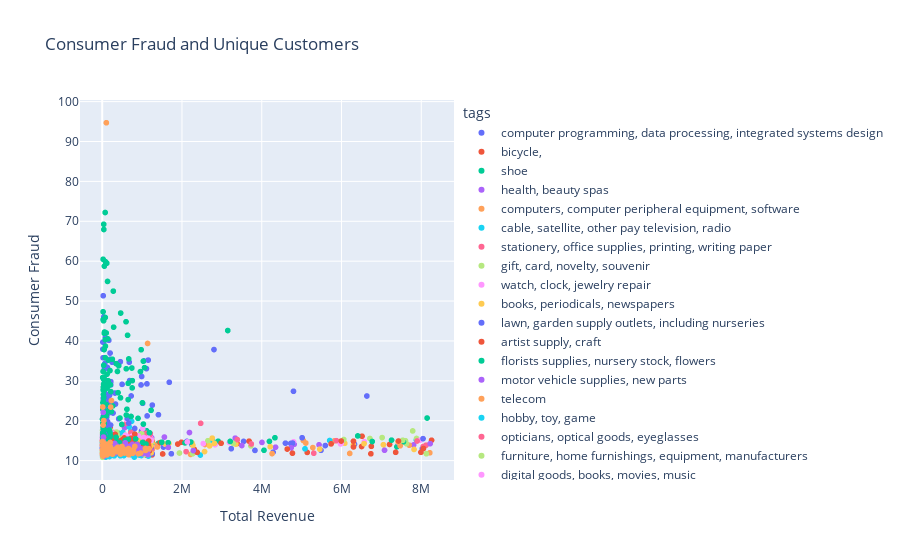

Notebook code for this chart:
### Code cell
fig = px.scatter(dff, x = 'Total Revenue', y = 'Consumer Fraud', color = 'tags' , hover_data=['merchant_abn'], title = 'Consumer Fraud and Unique Customers')
fig.show()

### Figure 1 — Plotly figure (JSON) as saved in the notebook; plotly's stock layout.template omitted (floating-point values rounded to 4 significant figures; data arrays with more than 128 entries replaced by an {"elided": "..."} marker saying what was removed)
{"data": [{"customdata": {"elided": "191x1 str values"}, "hovertemplate": "tags=computer programming, data processing, integrated systems design<br>Total Revenue=%{x}<br>Consumer Fraud=%{y}<br>merchant_abn=%{customdata[0]}<extra></extra>", "legendgroup": "computer programming, data processing, integrated systems design", "marker": {"color": "#636efa", "symbol": "circle"}, "mode": "markers", "name": "computer programming, data processing, integrated systems design", "showlegend": true, "type": "scattergl", "x": {"elided": "191 float values"}, "xaxis": "x", "y": {"elided": "191 float values"}, "yaxis": "y"}, {"customdata": {"elided": "170x1 str values"}, "hovertemplate": "tags=bicycle,<br>Total Revenue=%{x}<br>Consumer Fraud=%{y}<br>merchant_abn=%{customdata[0]}<extra></extra>", "legendgroup": "bicycle,", "marker": {"color": "#EF553B", "symbol": "circle"}, "mode": "markers", "name": "bicycle,", "showlegend": true, "type": "scattergl", "x": {"elided": "170 float values"}, "xaxis": "x", "y": {"elided": "170 float values"}, "yaxis": "y"}, {"customdata": {"elided": "185x1 str values"}, "hovertemplate": "tags=shoe<br>Total Revenue=%{x}<br>Consumer Fraud=%{y}<br>merchant_abn=%{customdata[0]}<extra></extra>", "legendgroup": "shoe", "marker": {"color": "#00cc96", "symbol": "circle"}, "mode": "markers", "name": "shoe", "showlegend": true, "type": "scattergl", "x": {"elided": "185 float values"}, "xaxis": "x", "y": {"elided": "185 float values"}, "yaxis": "y"}, {"customdata": {"elided": "164x1 str values"}, "hovertemplate": "tags=health, beauty spas<br>Total Revenue=%{x}<br>Consumer Fraud=%{y}<br>merchant_abn=%{customdata[0]}<extra></extra>", "legendgroup": "health, beauty spas", "marker": {"color": "#ab63fa", "symbol": "circle"}, "mode": "markers", "name": "health, beauty spas", "showlegend": true, "type": "scattergl", "x": {"elided": "164 float values"}, "xaxis": "x", "y": {"elided": "164 float values"}, "yaxis": "y"}, {"customdata": {"elided": "181x1 str values"}, "hovertemplate": "tags=computers, computer peripheral equipment, software<br>Total Revenue=%{x}<br>Consumer Fraud=%{y}<br>merchant_abn=%{customdata[0]}<extra></extra>", "legendgroup": "computers, computer peripheral equipment, software", "marker": {"color": "#FFA15A", "symbol": "circle"}, "mode": "markers", "name": "computers, computer peripheral equipment, software", "showlegend": true, "type": "scattergl", "x": {"elided": "181 float values"}, "xaxis": "x", "y": {"elided": "181 float values"}, "yaxis": "y"}, {"customdata": {"elided": "175x1 str values"}, "hovertemplate": "tags=cable, satellite, other pay television, radio<br>Total Revenue=%{x}<br>Consumer Fraud=%{y}<br>merchant_abn=%{customdata[0]}<extra></extra>", "legendgroup": "cable, satellite, other pay television, radio", "marker": {"color": "#19d3f3", "symbol": "circle"}, "mode": "markers", "name": "cable, satellite, other pay television, radio", "showlegend": true, "type": "scattergl", "x": {"elided": "175 float values"}, "xaxis": "x", "y": {"elided": "175 float values"}, "yaxis": "y"}, {"customdata": {"elided": "161x1 str values"}, "hovertemplate": "tags=stationery, office supplies, printing, writing paper<br>Total Revenue=%{x}<br>Consumer Fraud=%{y}<br>merchant_abn=%{customdata[0]}<extra></extra>", "legendgroup": "stationery, office supplies, printing, writing paper", "marker": {"color": "#FF6692", "symbol": "circle"}, "mode": "markers", "name": "stationery, office supplies, printing, writing paper", "showlegend": true, "type": "scattergl", "x": {"elided": "161 float values"}, "xaxis": "x", "y": {"elided": "161 float values"}, "yaxis": "y"}, {"customdata": {"elided": "182x1 str values"}, "hovertemplate": "tags=gift, card, novelty, souvenir<br>Total Revenue=%{x}<br>Consumer Fraud=%{y}<br>merchant_abn=%{customdata[0]}<extra></extra>", "legendgroup": "gift, card, novelty, souvenir", "marker": {"color": "#B6E880", "symbol": "circle"}, "mode": "markers", "name": "gift, card, novelty, souvenir", "showlegend": true, "type": "scattergl", "x": {"elided": "182 float values"}, "xaxis": "x", "y": {"elided": "182 float values"}, "yaxis": "y"}, {"customdata": {"elided": "170x1 str values"}, "hovertemplate": "tags=watch, clock, jewelry repair<br>Total Revenue=%{x}<br>Consumer Fraud=%{y}<br>merchant_abn=%{customdata[0]}<extra></extra>", "legendgroup": "watch, clock, jewelry repair", "marker": {"color": "#FF97FF", "symbol": "circle"}, "mode": "markers", "name": "watch, clock, jewelry repair", "showlegend": true, "type": "scattergl", "x": {"elided": "170 float values"}, "xaxis": "x", "y": {"elided": "170 float values"}, "yaxis": "y"}, {"customdata": {"elided": "164x1 str values"}, "hovertemplate": "tags=books, periodicals, newspapers<br>Total Revenue=%{x}<br>Consumer Fraud=%{y}<br>merchant_abn=%{customdata[0]}<extra></extra>", "legendgroup": "books, periodicals, newspapers", "marker": {"color": "#FECB52", "symbol": "circle"}, "mode": "markers", "name": "books, periodicals, newspapers", "showlegend": true, "type": "scattergl", "x": {"elided": "164 float values"}, "xaxis": "x", "y": {"elided": "164 float values"}, "yaxis": "y"}, {"customdata": {"elided": "153x1 str values"}, "hovertemplate": "tags=lawn, garden supply outlets, including nurseries<br>Total Revenue=%{x}<br>Consumer Fraud=%{y}<br>merchant_abn=%{customdata[0]}<extra></extra>", "legendgroup": "lawn, garden supply outlets, including nurseries", "marker": {"color": "#636efa", "symbol": "circle"}, "mode": "markers", "name": "lawn, garden supply outlets, including nurseries", "showlegend": true, "type": "scattergl", "x": {"elided": "153 float values"}, "xaxis": "x", "y": {"elided": "153 float values"}, "yaxis": "y"}, {"customdata": {"elided": "193x1 str values"}, "hovertemplate": "tags=artist supply, craft<br>Total Revenue=%{x}<br>Consumer Fraud=%{y}<br>merchant_abn=%{customdata[0]}<extra></extra>", "legendgroup": "artist supply, craft", "marker": {"color": "#EF553B", "symbol": "circle"}, "mode": "markers", "name": "artist supply, craft", "showlegend": true, "type": "scattergl", "x": {"elided": "193 float values"}, "xaxis": "x", "y": {"elided": "193 float values"}, "yaxis": "y"}, {"customdata": {"elided": "180x1 str values"}, "hovertemplate": "tags=florists supplies, nursery stock, flowers<br>Total Revenue=%{x}<br>Consumer Fraud=%{y}<br>merchant_abn=%{customdata[0]}<extra></extra>", "legendgroup": "florists supplies, nursery stock, flowers", "marker": {"color": "#00cc96", "symbol": "circle"}, "mode": "markers", "name": "florists supplies, nursery stock, flowers", "showlegend": true, "type": "scattergl", "x": {"elided": "180 float values"}, "xaxis": "x", "y": {"elided": "180 float values"}, "yaxis": "y"}, {"customdata": {"elided": "151x1 str values"}, "hovertemplate": "tags=motor vehicle supplies, new parts<br>Total Revenue=%{x}<br>Consumer Fraud=%{y}<br>merchant_abn=%{customdata[0]}<extra></extra>", "legendgroup": "motor vehicle supplies, new parts", "marker": {"color": "#ab63fa", "symbol": "circle"}, "mode": "markers", "name": "motor vehicle supplies, new parts", "showlegend": true, "type": "scattergl", "x": {"elided": "151 float values"}, "xaxis": "x", "y": {"elided": "151 float values"}, "yaxis": "y"}, {"customdata": [["20549656225"], ["36961482719"], ["88652114856"], ["59659309503"], ["54790190524"], ["69133284840"], ["78403451584"], ["40084144447"], ["35754571357"], ["17073441842"], ["80347921120"], ["35267193658"], ["93932766844"], ["71361928741"], ["51479541036"], ["66748498849"], ["55407818029"], ["43833568675"], ["62924351636"], ["82368304209"], ["22926973508"], ["71475747855"], ["82329510503"], ["50589958690"], ["58899084497"], ["60470122582"], ["92596271102"], ["32934378210"], ["49069349536"], ["20497101151"], ["12161076724"], ["30780133873"], ["16143938351"], ["25228131129"], ["73973714129"], ["98020727651"], ["82642449321"], ["36461610866"], ["43828324372"], ["41704070214"], ["52388886012"], ["93720983561"], ["82044452251"], ["68874243493"], ["89618228232"], ["82465857700"], ["95594775419"], ["80116239104"], ["70805280228"], ["87203239896"], ["43426057710"], ["56191979620"], ["62692834922"], ["31552582037"], ["82545351270"], ["95037235405"], ["61310985405"], ["91426391836"], ["80932809713"], ["88999491954"], ["85444000471"], ["98400051901"], ["45875784130"], ["74874670528"], ["97089682451"], ["81836621910"], ["97088280855"], ["56766066037"], ["95938358124"], ["91218779711"], ["20017721725"], ["78040474274"], ["72064300998"], ["43930439013"], ["69431337574"], ["91062920626"], ["77990807356"], ["47192976569"], ["48290289285"], ["32173481131"], ["61085944703"], ["20836895545"], ["12182018430"], ["88848010071"], ["63975991689"], ["43454001249"], ["26763947687"], ["93740493847"], ["19458945909"], ["85449177396"], ["93260930990"], ["96806981644"], ["35911782646"], ["90522979771"], ["97860823526"], ["21166782413"], ["73376110977"], ["70754621933"], ["17799557745"], ["56018978883"], ["29166700531"], ["34621449599"], ["25624067782"], ["97638827169"], ["31153557593"], ["49784932478"], ["76117653301"], ["46471185478"], ["92693781303"], ["75289356942"], ["92482981458"], ["67920961191"], ["16002602393"], ["45237488374"], ["72758063852"], ["53415858879"], ["37351880405"], ["76419655212"], ["59274084898"], ["72897360319"], ["19633197919"], ["61941120453"], ["51294980477"], ["15457638036"], ["70814127470"]], "hovertemplate": "tags=telecom<br>Total Revenue=%{x}<br>Consumer Fraud=%{y}<br>merchant_abn=%{customdata[0]}<extra></extra>", "legendgroup": "telecom", "marker": {"color": "#FFA15A", "symbol": "circle"}, "mode": "markers", "name": "telecom", "showlegend": true, "type": "scattergl", "x": [967300.0, 319700.0, 605500.0, 274200.0, 49900.0, 31820.0, 164000.0, 31960.0, 42570.0, 599200.0, 33310.0, 39410.0, 58090.0, 875100.0, 293600.0, 23370.0, 206300.0, 771300.0, 29730.0, 8214000.0, 197300.0, 17420.0, 34080.0, 2216000.0, 22330.0, 172300.0, 16690.0, 125400.0, 932400.0, 532500.0, 43890.0, 40750.0, 211900.0, 359300.0, 199800.0, 74940.0, 128300.0, 297600.0, 40760.0, 48450.0, 91160.0, 21820.0, 1128000.0, 778300.0, 14460.0, 36980.0, 37200.0, 166300.0, 413000.0, 23010.0, 27790.0, 137800.0, 1051000.0, 34900.0, 1230000.0, 35790.0, 647600.0, 45510.0, 97080.0, 13470.0, 33360.0, 320300.0, 46380.0, 1116000.0, 122500.0, 1156000.0, 500500.0, 7469.0, 207100.0, 49320.0, 26160.0, 22150.0, 28940.0, 662600.0, 28780.0, 28540.0, 1162000.0, 35690.0, 772100.0, 278500.0, 797900.0, 22340.0, 14080.0, 34250.0, 28200.0, 46650.0, 69130.0, 41880.0, 24780.0, 105000.0, 7470000.0, 42990.0, 876800.0, 977300.0, 1116000.0, 28420.0, 169100.0, 193700.0, 16770.0, 25030.0, 11890.0, 698200.0, 757000.0, 62970.0, 18290.0, 36530.0, 37900.0, 62280.0, 94140.0, 18190.0, 74210.0, 849600.0, 28500.0, 31580.0, 177700.0, 140600.0, 30400.0, 17680.0, 906000.0, 1054000.0, 651900.0, 13440.0, 28070.0, 11810.0, 13520.0], "xaxis": "x", "y": [13.55, 12.56, 11.94, 12.1, 13.08, 13.69, 13.6, 13.29, 11.91, 12.79, 11.92, 11.69, 12.41, 11.83, 14.31, 11.68, 12.92, 12.36, 11.77, 11.95, 13.76, 14.59, 15.29, 11.55, 12.43, 11.63, 11.26, 12.15, 13.09, 12.1, 12.19, 14.12, 13.3, 14.73, 13.75, 12.3, 12.94, 11.73, 14.63, 13.29, 12.24, 12.05, 11.8, 12.93, 14.4, 11.86, 15.4, 12.43, 13.63, 11.11, 11.48, 11.77, 12.44, 12.95, 11.95, 12.96, 11.69, 11.61, 11.57, 12.35, 14.34, 13.61, 13.45, 13.02, 11.7, 13.0, 12.15, 14.9, 11.97, 12.96, 11.35, 11.41, 20.85, 12.23, 14.82, 11.48, 12.01, 11.22, 12.03, 11.89, 11.98, 11.51, 12.65, 14.84, 13.72, 11.49, 12.91, 12.69, 11.85, 12.01, 13.71, 13.39, 11.43, 13.17, 12.04, 11.23, 11.88, 12.49, 12.36, 11.46, 11.58, 13.47, 12.05, 11.6, 11.89, 12.99, 11.74, 11.64, 13.66, 12.07, 12.81, 12.19, 15.11, 11.78, 12.93, 12.44, 12.04, 11.71, 12.16, 11.47, 11.79, 11.51, 11.9, 12.67, 13.89], "yaxis": "y"}, {"customdata": {"elided": "142x1 str values"}, "hovertemplate": "tags=hobby, toy, game<br>Total Revenue=%{x}<br>Consumer Fraud=%{y}<br>merchant_abn=%{customdata[0]}<extra></extra>", "legendgroup": "hobby, toy, game", "marker": {"color": "#19d3f3", "symbol": "circle"}, "mode": "markers", "name": "hobby, toy, game", "showlegend": true, "type": "scattergl", "x": {"elided": "142 float values"}, "xaxis": "x", "y": {"elided": "142 float values"}, "yaxis": "y"}, {"customdata": {"elided": "151x1 str values"}, "hovertemplate": "tags=opticians, optical goods, eyeglasses<br>Total Revenue=%{x}<br>Consumer Fraud=%{y}<br>merchant_abn=%{customdata[0]}<extra></extra>", "legendgroup": "opticians, optical goods, eyeglasses", "marker": {"color": "#FF6692", "symbol": "circle"}, "mode": "markers", "name": "opticians, optical goods, eyeglasses", "showlegend": true, "type": "scattergl", "x": {"elided": "151 float values"}, "xaxis": "x", "y": {"elided": "151 float values"}, "yaxis": "y"}, {"customdata": {"elided": "182x1 str values"}, "hovertemplate": "tags=furniture, home furnishings, equipment, manufacturers<br>Total Revenue=%{x}<br>Consumer Fraud=%{y}<br>merchant_abn=%{customdata[0]}<extra></extra>", "legendgroup": "furniture, home furnishings, equipment, manufacturers", "marker": {"color": "#B6E880", "symbol": "circle"}, "mode": "markers", "name": "furniture, home furnishings, equipment, manufacturers", "showlegend": true, "type": "scattergl", "x": {"elided": "182 float values"}, "xaxis": "x", "y": {"elided": "182 float values"}, "yaxis": "y"}, {"customdata": {"elided": "195x1 str values"}, "hovertemplate": "tags=digital goods, books, movies, music<br>Total Revenue=%{x}<br>Consumer Fraud=%{y}<br>merchant_abn=%{customdata[0]}<extra></extra>", "legendgroup": "digital goods, books, movies, music", "marker": {"color": "#FF97FF", "symbol": "circle"}, "mode": "markers", "name": "digital goods, books, movies, music", "showlegend": true, "type": "scattergl", "x": {"elided": "195 float values"}, "xaxis": "x", "y": {"elided": "195 float values"}, "yaxis": "y"}, {"customdata": {"elided": "167x1 str values"}, "hovertemplate": "tags=music, musical instruments, pianos, sheet music<br>Total Revenue=%{x}<br>Consumer Fraud=%{y}<br>merchant_abn=%{customdata[0]}<extra></extra>", "legendgroup": "music, musical instruments, pianos, sheet music", "marker": {"color": "#FECB52", "symbol": "circle"}, "mode": "markers", "name": "music, musical instruments, pianos, sheet music", "showlegend": true, "type": "scattergl", "x": {"elided": "167 float values"}, "xaxis": "x", "y": {"elided": "167 float values"}, "yaxis": "y"}, {"customdata": [["23812847062"], ["19340071232"], ["41331227038"], ["33068332703"], ["99022662131"], ["19492220327"], ["93378757859"], ["86744504251"], ["38918664617"], ["36502394145"], ["43838212570"], ["90918180829"], ["23709946765"], ["26793253394"], ["29253286472"], ["51087215585"], ["72760991600"], ["58495294020"], ["12240378188"], ["30900210196"], ["77334889816"], ["39700611505"], ["75265429612"], ["28639309109"], ["66228393506"], ["24212300522"], ["16156289887"], ["86621434137"], ["64143552561"], ["29027010572"], ["47441593515"], ["16377211887"], ["21263722044"], ["57860746842"], ["80837517456"], ["99473039626"], ["46898641989"], ["21158149109"], ["20233857661"], ["59039508122"], ["97590358496"], ["85626017907"], ["69184324876"], ["93267734067"], ["10881038707"], ["10596295795"], ["56806164521"], ["28449116125"], ["37815517789"], ["86889657711"], ["82736268897"], ["43083074133"], ["65276790047"], ["64648788229"], ["55555661470"], ["53829845678"], ["65959377833"], ["62688594508"], ["12983555508"], ["29623808496"], ["30769373086"], ["38049816588"], ["11134994590"], ["21350600012"], ["44345785419"], ["15043504837"], ["93110588804"], ["67213521157"], ["46537010521"], ["21073645356"], ["55092047467"], ["49514806178"], ["65168284301"], ["11800043583"], ["79143633916"], ["74959624448"], ["32493270774"], ["24674067743"], ["25707254891"], ["93263170091"], ["14530561097"], ["36105696102"], ["78949485914"], ["29505435279"], ["69893361647"], ["86201937910"], ["10165489824"], ["34455283435"], ["24526454463"], ["86791380020"], ["81548651453"]], "hovertemplate": "tags=jewelry, watch, clock, silverware<br>Total Revenue=%{x}<br>Consumer Fraud=%{y}<br>merchant_abn=%{customdata[0]}<extra></extra>", "legendgroup": "jewelry, watch, clock, silverware", "marker": {"color": "#636efa", "symbol": "circle"}, "mode": "markers", "name": "jewelry, watch, clock, silverware", "showlegend": true, "type": "scattergl", "x": [726100.0, 25320.0, 154200.0, 45330.0, 678300.0, 6636000.0, 165900.0, 138600.0, 166200.0, 133000.0, 271200.0, 4796000.0, 1126000.0, 203500.0, 1410000.0, 30930.0, 168600.0, 1109000.0, 97940.0, 63280.0, 321300.0, 105900.0, 121000.0, 44190.0, 989100.0, 16070.0, 12710.0, 36490.0, 73720.0, 65260.0, 51680.0, 84910.0, 158900.0, 1121000.0, 72140.0, 135800.0, 666300.0, 216200.0, 38310.0, 686800.0, 455700.0, 184000.0, 197000.0, 16390.0, 58460.0, 973300.0, 170600.0, 1256000.0, 75750.0, 1043000.0, 50450.0, 1014000.0, 209300.0, 6366.0, 55680.0, 34380.0, 18920.0, 21110.0, 50530.0, 15210.0, 14670.0, 99220.0, 412900.0, 36810.0, 1154000.0, 2803000.0, 203400.0, 32090.0, 25660.0, 114900.0, 137300.0, 131200.0, 104600.0, 113600.0, 182900.0, 156300.0, 627300.0, 168700.0, 333200.0, 13120.0, 1682000.0, 498800.0, 156300.0, 248400.0, 214800.0, 27880.0, 35540.0, 40590.0, 21080.0, 18210.0, 34960.0], "xaxis": "x", "y": [26.21, 25.63, 17.07, 30.63, 34.68, 26.2, 21.96, 15.08, 40.17, 19.79, 21.93, 27.38, 21.21, 35.44, 21.51, 21.24, 26.22, 33.07, 23.16, 16.53, 26.95, 33.17, 25.92, 14.75, 31.1, 37.93, 16.04, 39.71, 40.78, 34.35, 33.63, 28.47, 16.72, 29.24, 15.99, 18.42, 19.38, 29.79, 46.02, 30.06, 34.79, 26.42, 36.97, 39.71, 26.14, 28.97, 24.64, 23.92, 29.9, 35.01, 17.34, 24.37, 18.92, 13.16, 33.24, 16.63, 16.48, 35.78, 27.2, 15.76, 13.88, 22.67, 20.49, 25.16, 35.2, 37.84, 29.69, 30.67, 51.33, 20.95, 25.17, 33.35, 28.98, 25.33, 18.69, 29.84, 20.61, 26.66, 24.18, 15.7, 29.64, 29.12, 17.98, 34.67, 28.97, 27.68, 24.06, 29.27, 20.78, 16.55, 30.5], "yaxis": "y"}, {"customdata": {"elided": "178x1 str values"}, "hovertemplate": "tags=tent, awning<br>Total Revenue=%{x}<br>Consumer Fraud=%{y}<br>merchant_abn=%{customdata[0]}<extra></extra>", "legendgroup": "tent, awning", "marker": {"color": "#EF553B", "symbol": "circle"}, "mode": "markers", "name": "tent, awning", "showlegend": true, "type": "scattergl", "x": {"elided": "178 float values"}, "xaxis": "x", "y": {"elided": "178 float values"}, "yaxis": "y"}, {"customdata": {"elided": "129x1 str values"}, "hovertemplate": "tags=antique, repairs, restoration<br>Total Revenue=%{x}<br>Consumer Fraud=%{y}<br>merchant_abn=%{customdata[0]}<extra></extra>", "legendgroup": "antique, repairs, restoration", "marker": {"color": "#00cc96", "symbol": "circle"}, "mode": "markers", "name": "antique, repairs, restoration", "showlegend": true, "type": "scattergl", "x": {"elided": "129 float values"}, "xaxis": "x", "y": {"elided": "129 float values"}, "yaxis": "y"}, {"customdata": {"elided": "134x1 str values"}, "hovertemplate": "tags=equipment, tool, furniture, appliance rental, leasing<br>Total Revenue=%{x}<br>Consumer Fraud=%{y}<br>merchant_abn=%{customdata[0]}<extra></extra>", "legendgroup": "equipment, tool, furniture, appliance rental, leasing", "marker": {"color": "#ab63fa", "symbol": "circle"}, "mode": "markers", "name": "equipment, tool, furniture, appliance rental, leasing", "showlegend": true, "type": "scattergl", "x": {"elided": "134 float values"}, "xaxis": "x", "y": {"elided": "134 float values"}, "yaxis": "y"}, {"customdata": [["96141360246"], ["11149063370"], ["18905299698"], ["42077919948"], ["99785979138"], ["47103021057"], ["73463200282"], ["48624093501"], ["31400548982"], ["59079680636"], ["86710922099"], ["60641607697"], ["76183421494"], ["55661978105"], ["44527459864"], ["95824231566"], ["34564250941"], ["80779713037"], ["76818455401"], ["20803442676"], ["27397535742"], ["11975295389"], ["17611272180"], ["35787272183"], ["93096883450"], ["41686800806"], ["32021853619"], ["14626521979"], ["27014190836"], ["47797405944"], ["17476208631"], ["43801715289"], ["43437492698"], ["26788127465"], ["61675439608"], ["57223200264"], ["20352820919"], ["21755625204"], ["79377496749"], ["42454170286"], ["67264251405"], ["10739268011"], ["89133730546"], ["48220830699"], ["20781273791"], ["25737175575"], ["93113531213"], ["42392117775"], ["95005191321"], ["58680132589"], ["22883189698"], ["28159278322"], ["39469369640"], ["73792600690"], ["84228395458"], ["52266154043"], ["41305045812"], ["42665580539"], ["22248828825"], ["88745863985"], ["99776743787"], ["52034783403"], ["77924688488"], ["98253764162"], ["27851049264"], ["32566134208"], ["31471844679"], ["35260204943"], ["68233865253"], ["49285644021"], ["22019281430"], ["44344566262"], ["87076215407"], ["66069111675"], ["77747303845"], ["97598804219"], ["87915290368"], ["70580157002"], ["27518736748"], ["66522814831"], ["99807059634"], ["19401969640"], ["74116888698"], ["44539609516"], ["28490495118"], ["47422313909"], ["63907965541"], ["76094539803"], ["60123474601"], ["90976587185"], ["94951665897"], ["32873803804"], ["37106509177"], ["58420836090"], ["53300696557"], ["45907060380"], ["31337247877"], ["46079095809"], ["15795298692"], ["80067991455"], ["56945094143"], ["65415777658"], ["51390118767"], ["72361927236"], ["74337286955"], ["52969453577"], ["36628336616"], ["99420575685"], ["17208085375"], ["46429297007"], ["98166254020"], ["78908309708"]], "hovertemplate": "tags=art dealers, galleries<br>Total Revenue=%{x}<br>Consumer Fraud=%{y}<br>merchant_abn=%{customdata[0]}<extra></extra>", "legendgroup": "art dealers, galleries", "marker": {"color": "#FFA15A", "symbol": "circle"}, "mode": "markers", "name": "art dealers, galleries", "showlegend": true, "type": "scattergl", "x": [27320.0, 1138000.0, 707600.0, 129500.0, 6075.0, 31170.0, 495400.0, 962500.0, 40620.0, 15870.0, 4258000.0, 30730.0, 201200.0, 558100.0, 154500.0, 16310.0, 905100.0, 327000.0, 27550.0, 31260.0, 483000.0, 28820.0, 78020.0, 44070.0, 763300.0, 18290.0, 44680.0, 12760.0, 76290.0, 24910.0, 179500.0, 462500.0, 15330.0, 15770.0, 193600.0, 1088000.0, 21210.0, 18600.0, 459700.0, 30710.0, 103800.0, 19260.0, 12430.0, 154500.0, 41980.0, 33290.0, 11170.0, 22260.0, 45580.0, 28320.0, 15030.0, 257100.0, 35830.0, 659200.0, 114300.0, 10770.0, 760500.0, 337600.0, 269700.0, 15660.0, 11820.0, 42240.0, 778300.0, 816900.0, 1176000.0, 145300.0, 582700.0, 207600.0, 213200.0, 417100.0, 7686.0, 38060.0, 1084000.0, 129700.0, 40120.0, 100800.0, 262600.0, 158300.0, 9896.0, 84260.0, 35310.0, 16660.0, 34530.0, 15210.0, 119300.0, 126300.0, 547600.0, 16570.0, 150700.0, 112300.0, 231700.0, 455100.0, 708200.0, 521600.0, 110800.0, 385500.0, 183100.0, 424500.0, 145100.0, 66320.0, 355400.0, 17040.0, 22420.0, 783800.0, 30810.0, 28390.0, 460600.0, 34600.0, 667400.0, 18360.0, 6206000.0, 10000.0], "xaxis": "x", "y": [13.96, 39.37, 12.01, 13.7, 11.76, 12.36, 13.54, 11.9, 20.04, 12.3, 11.76, 13.1, 14.56, 11.91, 12.49, 11.74, 11.71, 12.79, 11.57, 13.81, 12.53, 11.62, 13.02, 11.46, 12.63, 12.49, 14.08, 13.81, 11.84, 18.91, 12.24, 11.75, 11.81, 11.67, 11.89, 12.56, 11.65, 12.14, 11.64, 13.41, 94.7, 12.55, 23.44, 13.67, 12.88, 12.22, 11.51, 11.73, 12.51, 14.17, 11.91, 11.62, 14.41, 13.03, 13.99, 11.39, 11.82, 12.91, 12.31, 14.0, 12.57, 12.86, 12.27, 13.57, 12.95, 11.8, 12.39, 13.4, 23.42, 12.29, 12.71, 11.98, 13.04, 11.67, 11.86, 12.0, 12.47, 12.7, 11.72, 11.91, 12.69, 11.2, 13.17, 11.66, 11.43, 12.43, 12.82, 11.44, 12.17, 12.18, 25.07, 12.61, 12.46, 12.92, 14.11, 13.32, 12.21, 12.72, 13.42, 12.33, 12.25, 13.59, 13.5, 12.6, 11.88, 11.45, 12.12, 11.98, 11.47, 11.15, 11.8, 14.78], "yaxis": "y"}], "layout": {"legend": {"title": {"text": "tags"}, "tracegroupgap": 0}, "title": {"text": "Consumer Fraud and Unique Customers"}, "xaxis": {"anchor": "y", "domain": [0, 1], "title": {"text": "Total Revenue"}}, "yaxis": {"anchor": "x", "domain": [0, 1], "title": {"text": "Consumer Fraud"}}}}
